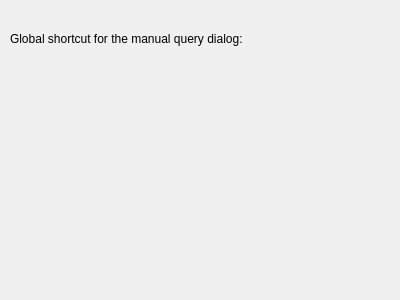
<?xml version="1.0" encoding="UTF-8"?>
<ui version="4.0">
 <class>babeleoOtherSettings</class>
 <widget class="QDialog" name="babeleoOtherSettings">
  <property name="geometry">
   <rect>
    <x>0</x>
    <y>0</y>
    <width>400</width>
    <height>300</height>
   </rect>
  </property>
  <property name="windowTitle">
   <string>Dialog</string>
  </property>
  <widget class="KKeySequenceWidget" name="manualQueryShortcutWidget">
   <property name="geometry">
    <rect>
     <x>10</x>
     <y>60</y>
     <width>321</width>
     <height>35</height>
    </rect>
   </property>
  </widget>
  <widget class="QLabel" name="manualQueryShortcutLabel">
   <property name="geometry">
    <rect>
     <x>10</x>
     <y>30</y>
     <width>381</width>
     <height>18</height>
    </rect>
   </property>
   <property name="text">
    <string>Global shortcut for the manual query dialog:</string>
   </property>
  </widget>
 </widget>
 <customwidgets>
  <customwidget>
   <class>KKeySequenceWidget</class>
   <extends>QWidget</extends>
   <header>kkeysequencewidget.h</header>
  </customwidget>
 </customwidgets>
 <resources/>
 <connections/>
 <designerdata>
  <property name="gridDeltaX">
   <number>10</number>
  </property>
  <property name="gridDeltaY">
   <number>10</number>
  </property>
  <property name="gridSnapX">
   <bool>true</bool>
  </property>
  <property name="gridSnapY">
   <bool>true</bool>
  </property>
  <property name="gridVisible">
   <bool>true</bool>
  </property>
 </designerdata>
</ui>
